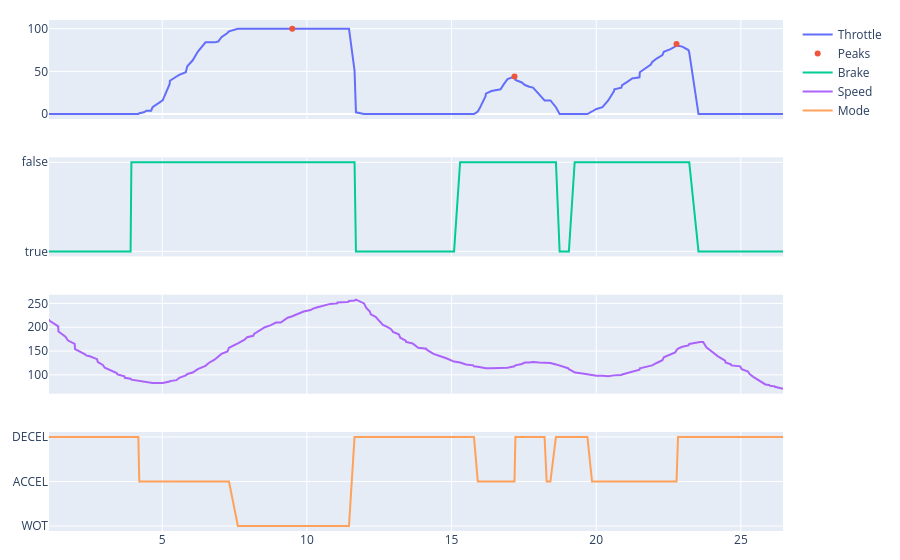

Write notebook code for a chart like this one.
### Code cell
from scipy.signal import find_peaks
from scipy.signal import savgol_filter

df = pd.read_pickle('telemetry_71.pkl')
df = df.loc[10:200,:].reset_index()

modes = ["idle","accel","cruising","decel","coasting","overrun","tip-in","tip-out","WOT"]
df["Mode"] = "DECEL"

df['Throttle2'] = df['Throttle'].rolling(window=10, center=True).mean()


df.loc[df['Throttle']>=100,"Mode"] = "WOT"
df.loc[(df['Throttle']>0) & (df['Throttle']<100),"Mode"] = "ACCEL"


peaks, _ = find_peaks(df['Throttle'], height=0, prominence=0)  # Specify parameters like height if needed

df['dThrottle'] = df['Throttle'].diff()
df.loc[df['dThrottle'] < 0, 'Mode'] = 'DECEL'


fig = make_subplots(rows=4, cols=1, shared_xaxes=True)
fig.add_trace(go.Scatter(x=df['Time'],y=df['Throttle'],mode='lines',yaxis="y",name="Throttle"),row=1, col=1)
fig.add_trace(go.Scatter(x=df.loc[peaks,'Time'],y=df.loc[peaks,'Throttle'],mode='markers',yaxis="y",name="Peaks"),row=1, col=1)


fig.add_trace(go.Scatter(x=df['Time'],y=df['Brake'],mode='lines',yaxis="y",name="Brake"),row=2, col=1)
fig.add_trace(go.Scatter(x=df['Time'],y=df['Speed'],mode='lines',yaxis="y",name="Speed"),row=3, col=1)
fig.add_trace(go.Scatter(x=df['Time'],y=df['Mode'],mode='lines',yaxis="y",name="Mode"),row=4, col=1)
fig.update_layout(margin=dict(l=20, r=20, t=20, b=20))
fig.update_yaxes(autorange="reversed",row=4, col=1)
fig.show()

### Figure 1 — Plotly figure (JSON) as saved in the notebook; plotly's stock layout.template omitted (floating-point values rounded to 4 significant figures; data arrays with more than 128 entries replaced by an {"elided": "..."} marker saying what was removed)
{"data": [{"mode": "lines", "name": "Throttle", "type": "scatter", "x": {"elided": "191 float values"}, "xaxis": "x", "y": {"elided": "191 int values"}, "yaxis": "y"}, {"mode": "markers", "name": "Peaks", "type": "scatter", "x": [9.495, 17.18, 22.77], "xaxis": "x", "y": [100, 44, 82], "yaxis": "y"}, {"mode": "lines", "name": "Brake", "type": "scatter", "x": {"elided": "191 float values"}, "xaxis": "x2", "y": {"elided": "191 bool values"}, "yaxis": "y2"}, {"mode": "lines", "name": "Speed", "type": "scatter", "x": {"elided": "191 float values"}, "xaxis": "x3", "y": {"elided": "191 int values"}, "yaxis": "y3"}, {"mode": "lines", "name": "Mode", "type": "scatter", "x": {"elided": "191 float values"}, "xaxis": "x4", "y": {"elided": "191 str values"}, "yaxis": "y4"}], "layout": {"margin": {"b": 20, "l": 20, "r": 20, "t": 20}, "xaxis": {"anchor": "y", "domain": [0, 1], "matches": "x4", "showticklabels": false}, "xaxis2": {"anchor": "y2", "domain": [0, 1], "matches": "x4", "showticklabels": false}, "xaxis3": {"anchor": "y3", "domain": [0, 1], "matches": "x4", "showticklabels": false}, "xaxis4": {"anchor": "y4", "domain": [0, 1]}, "yaxis": {"anchor": "x", "domain": [0.8063, 1]}, "yaxis2": {"anchor": "x2", "domain": [0.5375, 0.7312]}, "yaxis3": {"anchor": "x3", "domain": [0.2687, 0.4625]}, "yaxis4": {"anchor": "x4", "autorange": "reversed", "domain": [0, 0.1938]}}}
